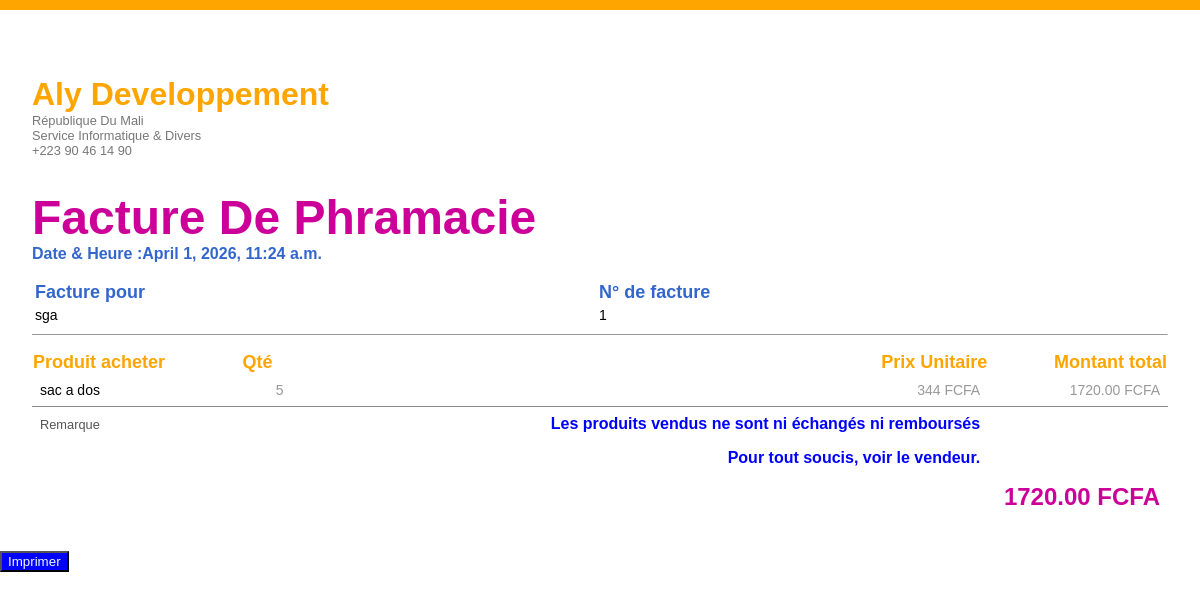
The app's page /facture/1/ with its own data.
### Produits/models.py (models this page shows, shortened)
class Vente(models.Model):
    produit=models.ForeignKey(Produits,on_delete=models.CASCADE)
    sale_date=models.DateTimeField(auto_now=True)
    quantite=models.PositiveIntegerField()
    customer=models.CharField(max_length=100)
    total_amont=models.DecimalField(max_digits=10,decimal_places=2)

class Produits(models.Model):
    name=models.CharField(max_length=50)
    category=models.ForeignKey(Categories, on_delete=models.CASCADE)
    price=models.IntegerField()
    quantite=models.PositiveIntegerField(default=0)
    description=models.TextField()
    date_ajout=models.DateTimeField(auto_now_add=True)
    date_expiration=models.DateField()
    image=models.ImageField(null=True,blank=True,upload_to='produits/')
    class Meta:
        ordering=['-date_ajout']
    def __str__(self):
        return self.name

### Produits/views.py (the view)
# urls.py: path('facture/<int:id>/',Facture,name='facture'),
def Facture(request, id):
    sale = get_object_or_404(Vente, id=id)
    customer=sale.customer
    quantite=sale.quantite
    produit=sale.produit
    sale_date = sale.sale_date
    total_amont = sale.total_amont
    context = {
        'sale': sale,
        'customer': customer,
        'quantite': quantite,
        'produit':produit,
        'sale_date':sale_date,
        'id' : id,
        'prix_unitaire': produit.price,
        'total_amont':total_amont
    }
    return render(request, 'Produits/facture-client.html', context)

### Produits/templates/Produits/facture-client.html (shortened to what this page needs)
{% load static %}
<!DOCTYPE html>
<html lang="en">
<head>
  <link rel="stylesheet" href="{% static 'styleFacture.css' %}">
</head>
<body>
  <main>
    <h1>Aly Developpement</h1>
    <p>République Du Mali</p>
    <p>Service Informatique & Divers</p>
    <p>+223 90 46 14 90</p>
    <h2>Facture De Phramacie</h2>
    <p><time>Date & Heure :{{sale_date}} </time></p>
    <table class="client">
      <tr>
        <th>Facture pour</th>
        <th>N° de facture</th>
      </tr>
      <tr>
        <td>{{customer}}</td>
        <td>{{id}}</td>
      </tr>
    </table>
    <hr size="1">
    <table class="description">
      <tbody>
        <tr>
          <th>Produit acheter </th>
          <th>Qté</th>
          <th>Prix Unitaire</th>
          <th>Montant total</th>
        </tr>
        <tr>
          <td>{{produit}}</td>
          <td> {{quantite}}</td>
          <td> {{prix_unitaire}} FCFA</td>
          <td>{{total_amont}} FCFA</td>
        </tr>
      </tbody>
        <tfoot>
          <tr>
            <td colspan="2">Remarque</td>
            <td>Les produits vendus ne sont ni échangés ni remboursés </td>
          </tr>
          <tr>
            <td colspan="3">Pour tout soucis, voir le vendeur.</td>
          </tr>
          <tr>
            <td colspan="4">{{total_amont}} FCFA</td>
          </tr>
        </tfoot>
      </table>
  </main>
  <button id="print-button" style="background-color: blue; color: aliceblue;">Imprimer</button>
</body>
</html>

### Produits/static/styleFacture.css (style rules this page uses)
body { margin:0; border-top: 10px solid orange; }
main { margin: 2rem; }
h1 { color: orange; margin: 0; margin-top: 1rem; font-family: "Helvetica", Helvetica, Arial, sans-serif; }
h2 { margin:0; margin-top: 2rem; color: #cc0099; font-size: 3rem; font-family: "Helvetica", Helvetica, Arial, sans-serif; }
p { font-size: 0.8rem; color: #777; margin:0; font-family: "Helvetica", Helvetica, Arial, sans-serif; }
time { margin:0; margin-left: 0; font-size:1rem; font-weight: 600; color: #3366cc; }
.client th { font-size: 18px; color: #3366cc; font-family: "Helvetica", Helvetica, Arial, sans-serif; }
.description th { font-size: 18px; color: orange; font-family: "Helvetica", Helvetica, Arial, sans-serif; }
td { border: 0px solid red; }
.client td { border: 0px; font-size: 14px; }
table { font-family: "Helvetica", Helvetica, Arial, sans-serif; margin-top: 1rem; width: 100%; }
th { font-size: 1.rem; }
.description tr:nth-child(odd):not(:first-child) { background-color: #eee; }
.client th:nth-child(2) { text-align: left; }
.client th:nth-child(1) { text-align: left; }
.description { font-size: 14px; border-collapse: collapse; }
.description td { padding:0.5rem; color: #999; }
.description td:first-child { color: black; }
.description tfoot td:first-child { background-color: white; }
.description td:nth-child(1) { text-align: left; }
.description td:nth-child(2) { text-align: right; }
.description td:nth-child(3) { text-align: right; }
.description td:nth-child(4) { text-align: right; }
.description th:nth-child(1) { text-align: left; }
.description th:nth-child(2) { text-align: left; }
.description th:nth-child(3) { text-align: right; }
.description th:nth-child(4) { text-align: right; }
tfoot { font-size: 10px; }
tfoot tr:first-child td:first-child { color: #555; font-size:0.8rem; }
tfoot tr:first-child td:last-child { font-size: 1rem; color: black; font-weight: 600; }
tfoot tr:first-child td:nth-child(2) { font-size: 1rem; color: blue; font-weight: 600; }
tfoot tr:nth-child(2) td:nth-child(1) { font-size: 1rem; text-align: right; color: blue; font-weight: 600; }
tfoot tr:last-child td:last-child { text-align: right; font-size: 1.5rem; font-weight: 600; margin:0; color: #cc0099; font-family: "Helvetica", Helvetica, Arial, sans-serif; }
tbody { border-bottom: 1px solid #888; }

### records on screen
Vente: sale_date "April 1, 2026, 11:24 a.m.", customer "sga", total_amont "1720.00"
Produits: name "sac a dos"

### other values on screen
{{ id }} "1"
{{ quantite }} "5"
{{ prix_unitaire }} "344"
